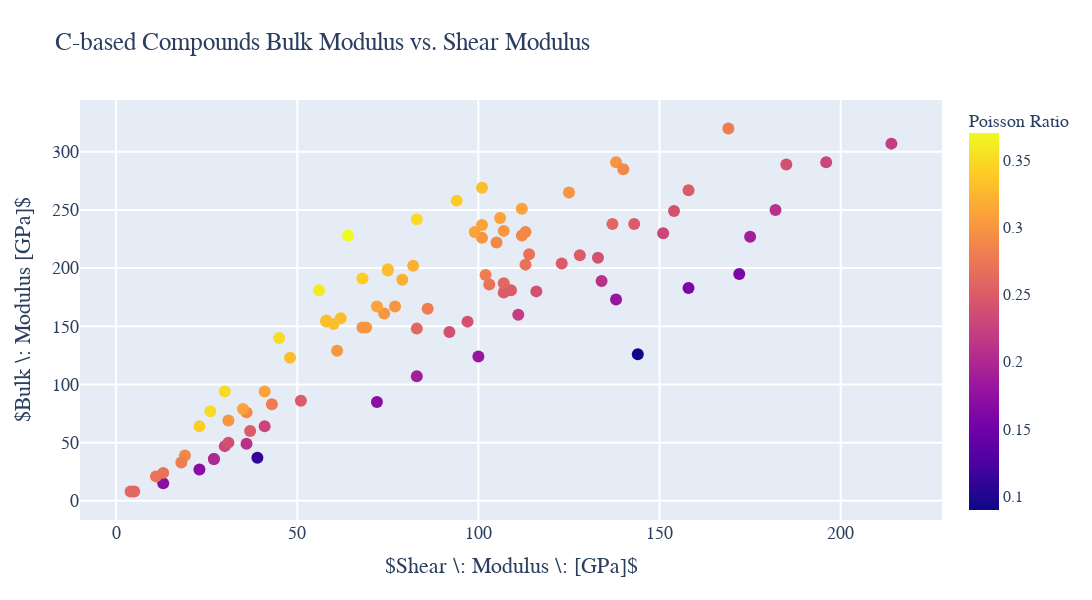

Notebook code cell kept with this figure:
### Markdown cell above
### 3.3.2 Plot material properties from dataframe using 3rd property as color key

### Code cell
import plotly
import plotly.graph_objs as go
from plotly.offline import iplot
layout_IPF_shear_modulus = go.Layout(title= "C-based Compounds Bulk Modulus vs. Shear Modulus", hovermode= 'closest',
                   font = dict(family='Times New Roman',size=18),
                   xaxis= dict(title= '$Shear \: Modulus \: [GPa]$',zeroline= False, gridwidth= 2),
                   yaxis= dict(title= '$Bulk \: Modulus [GPa]$',zeroline= False, gridwidth= 2),
                   height = 600,
                   width = 1200,
     showlegend= False              
)

#Scatter plot of collected data. Use df_oxide_all dataframe. df_oxide_all.Density will pull density column. Could change Density or IPF to Molar Volume or simply volume if you wanted.
trace_all_shear = go.Scatter(x = abs(df_oxide.G_VRH), y = df_oxide.K_VRH, mode = 'markers', text = df_oxide.Formula,
                            marker=dict(size=12, color=(df_oxide['poisson_ratio']),
                                colorbar = dict(title={ 'text': "Poisson Ratio", 
                                                     'font': {'family':'Georgia', 'size': 18}} , 
                                              tickfont={'family':'Georgia', 'size': 16 })))#, name = 'All Queries'))

                             
data_IPF_shear = [trace_all_shear]
fig_IPF_shear = go.Figure(data_IPF_shear, layout=layout_IPF_shear_modulus)
iplot(fig_IPF_shear)

### Figure 1 — Plotly figure (JSON) as saved in the notebook; plotly's stock layout.template omitted (floating-point values rounded to 4 significant figures)
{"data": [{"marker": {"color": [0.29, 0.22, 0.23, 0.33, 0.23, 0.24, 0.09, 0.27, 0.25, 0.27, 0.25, 0.28, 0.18, 0.35, 0.26, 0.26, 0.16, 0.37, 0.11, 0.33, 0.26, 0.3, 0.24, 0.18, 0.29, 0.34, 0.19, 0.29, 0.16, 0.36, 0.17, 0.3, 0.23, 0.3, 0.3, 0.33, 0.23, 0.24, 0.35, 0.33, 0.29, 0.24, 0.34, 0.3, 0.3, 0.33, 0.17, 0.25, 0.17, 0.24, 0.26, 0.32, 0.27, 0.3, 0.3, 0.24, 0.27, 0.25, 0.21, 0.31, 0.3, 0.31, 0.25, 0.33, 0.33, 0.35, 0.29, 0.28, 0.35, 0.24, 0.28, 0.33, 0.31, 0.19, 0.31, 0.28, 0.31, 0.31, 0.21, 0.29, 0.25, 0.28, 0.25, 0.25, 0.27, 0.34, 0.21, 0.32, 0.3, 0.31, 0.22, 0.26, 0.21, 0.2], "colorbar": {"tickfont": {"family": "Georgia", "size": 16}, "title": {"font": {"family": "Georgia", "size": 18}, "text": "Poisson Ratio"}}, "size": 12}, "mode": "markers", "text": ["CrNi3", "CrIr3", "CrRh3", "TiCr2", "Cr5B3", "Cr2B", "Be12Cr", "AlCr2", "CrO2", "Cr2O3", "Cr3Ge", "Cr3C2", "CrP", "TaCr2", "CrH", "CrBr3", "Be2Cr", "NbCr2", "CrF3", "TiCr2", "CrF5", "Cr23C6", "Cr3Si", "CrP4", "CrNi2", "HfCr2", "Al3Cr", "Cr2N", "CrSi2", "ZrCr2", "CrS2", "U2CrN3", "Mn(CrSe2)2", "Dy2Cr2C3", "Y2Cr2C3", "Mg2CrN3", "MgCrO4", "Cr2GaC", "CrAgS2", "CrCuO2", "AlCrRu2", "Mn2CrCo", "Ta2CrRu", "Tm2Cr2C3", "Tb2Cr2C3", "Zn2CrN3", "Li6CrN4", "TiCrP", "CrTe4Au", "Sr3CrN3", "LiCrO2", "Cr2GeC", "NbCrP", "Zn(CrSe2)2", "CrNiAs", "ScCrC2", "Rb2CrF6", "NaCrS2", "AlCr3B4", "Ho2Cr2C3", "V2CrFe", "V2CrRu", "Ca3CrN3", "BeCrRu2", "CrAuO2", "Ca2CrN3", "Na2CrO4", "LaCrO3", "CrAgO2", "U(Cr3P2)2", "LiCrS2", "CrCuO2", "CrCuS2", "Al(CrB)2", "MnV2Cr", "Mn2AlCr", "V2CrRe", "V2CrTc", "AlCr2C", "NaCrN2", "Cr3PtN", "CrPbO4", "CrBO3", "CrFeP", "Cs2CrCl4", "CrAgSe2", "KCrS2", "Ti2CrIr", "V2CrOs", "K2NaCrF6", "HoCr2Si2C", "Sr2TaCrO6", "KRb2CrF6", "Rb2NaCrF6"], "type": "scatter", "x": [105, 214, 151, 75, 196, 185, 144, 103, 107, 113, 128, 169, 138, 83, 137, 5, 158, 64, 39, 75, 4, 138, 154, 100, 112, 68, 83, 140, 172, 56, 13, 101, 30, 69, 74, 48, 41, 116, 26, 58, 113, 97, 94, 77, 68, 60, 72, 123, 23, 31, 83, 82, 114, 31, 61, 133, 13, 37, 182, 72, 107, 106, 51, 101, 62, 30, 19, 86, 45, 92, 43, 58, 41, 175, 99, 102, 112, 101, 134, 36, 158, 18, 109, 143, 11, 23, 36, 79, 125, 35, 111, 107, 27, 27], "y": [222, 307, 230, 199, 291, 289, 126, 186, 179, 203, 211, 320, 173, 242, 238, 8, 183, 228, 37, 198, 8, 291, 249, 124, 228, 191, 107, 285, 195, 181, 15, 226, 47, 149, 161, 123, 64, 180, 77, 154, 231, 154, 258, 167, 149, 152, 85, 204, 27, 50, 148, 202, 212, 69, 129, 209, 24, 60, 250, 167, 232, 243, 86, 269, 157, 94, 39, 165, 140, 145, 83, 155, 94, 227, 231, 194, 251, 237, 189, 76, 267, 33, 181, 238, 21, 64, 49, 190, 265, 79, 160, 187, 36, 36]}], "layout": {"font": {"family": "Times New Roman", "size": 18}, "height": 600, "hovermode": "closest", "showlegend": false, "title": {"text": "C-based Compounds Bulk Modulus vs. Shear Modulus"}, "width": 1200, "xaxis": {"gridwidth": 2, "title": {"text": "$Shear \\: Modulus \\: [GPa]$"}, "zeroline": false}, "yaxis": {"gridwidth": 2, "title": {"text": "$Bulk \\: Modulus [GPa]$"}, "zeroline": false}}}
